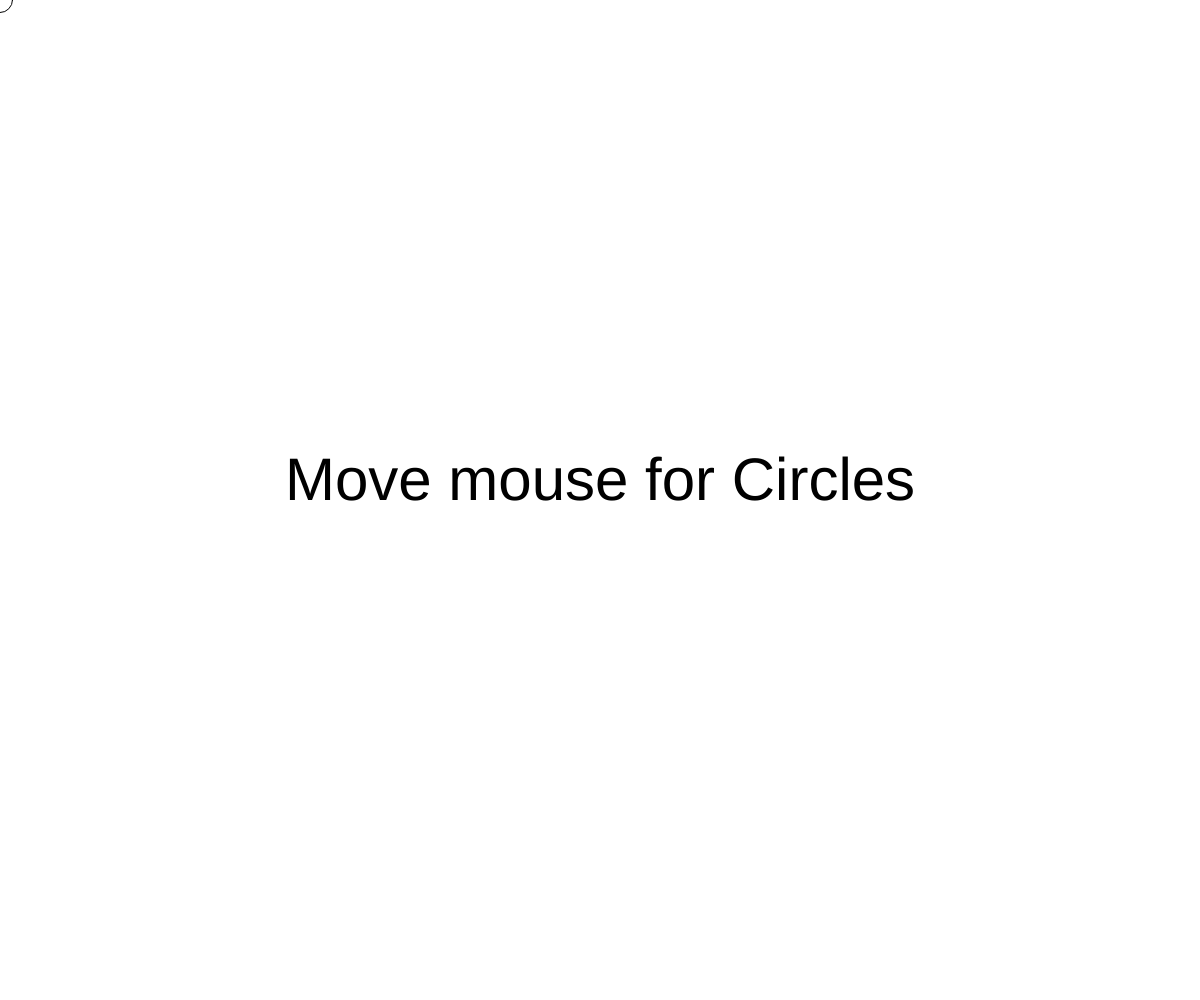
Frame 1 (no input)
Frame 60 (no input): identical to frame 1, image omitted
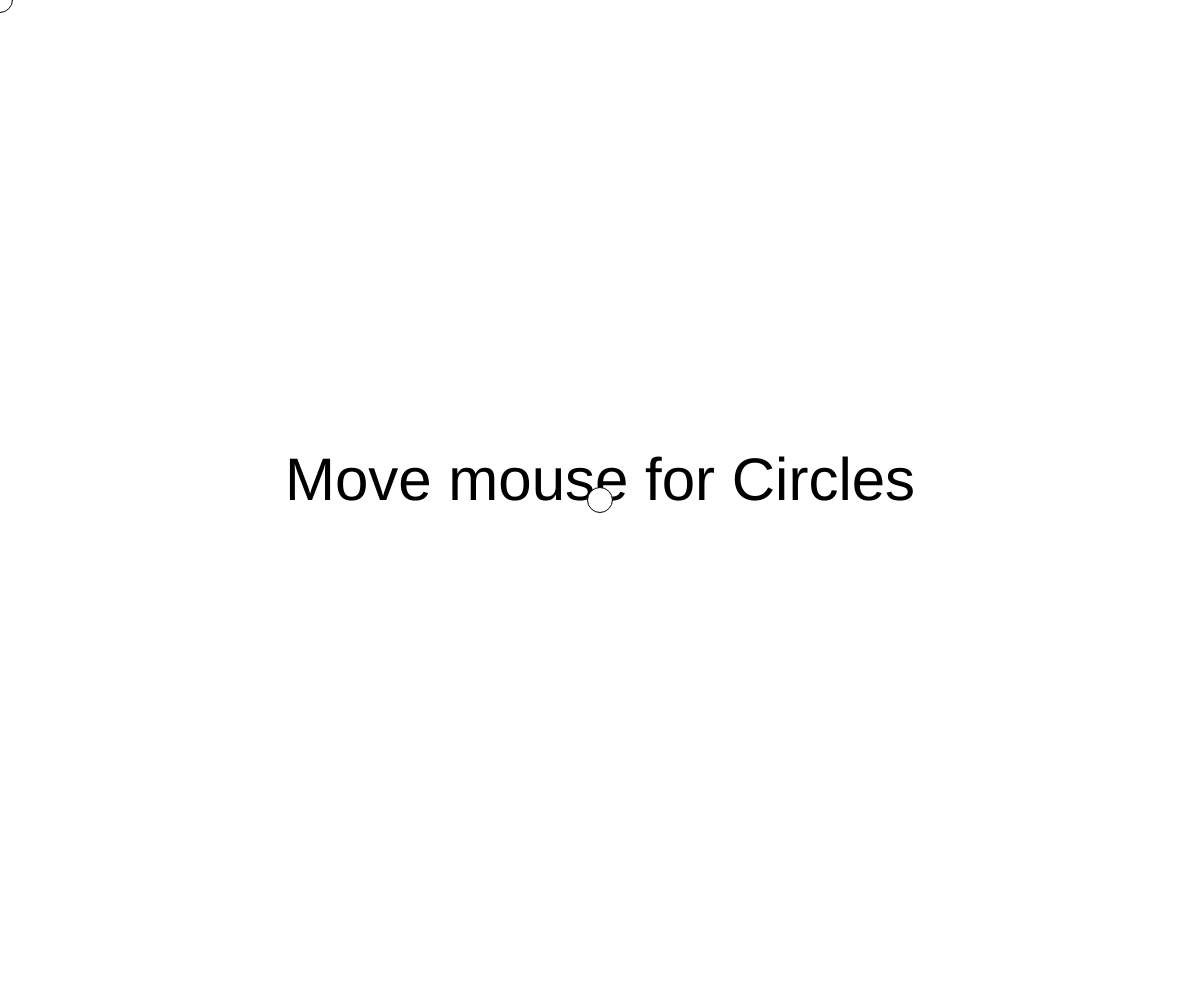
Frame 120 (the mouse pressed at the canvas centre since frame 60)

The p5.js sketch that drew these frames (run headless with seeded random() and noise() and a simulated clock; from frame 60 on, the mouse is pressed at the canvas centre):

// p5.js sketch
// ── sketch.js
/** On mouse move, a circle will be created at the x & y coordinates of the cursor **/

function setup() {

  createCanvas(windowWidth, windowHeight);
  textSize(60);
  textAlign(CENTER);
  text("Move mouse for Circles", windowWidth/2, windowHeight/2); // text in the centre of the page

}

function draw() {
  // we are not drawing anything here, the main event is in the mousePressed
}

function mouseMoved() { // everytime you click, you create a new circle
  fill(255);
  ellipse(mouseX, mouseY, 25); 
}
